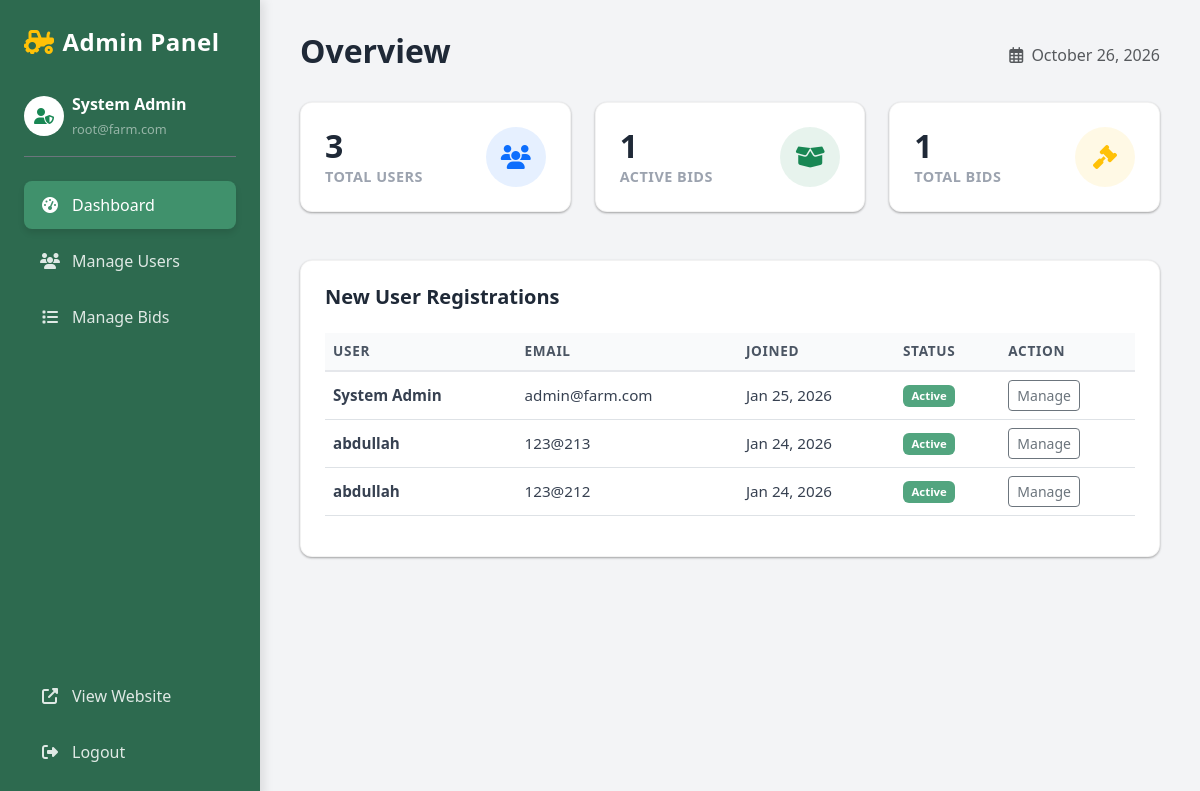
Page /php/admin/dashboard.php (signed in) on the committed database.
### tables this page shows
CREATE TABLE `users` (
  `user_id` int(11) NOT NULL,
  `full_name` varchar(100) NOT NULL,
  `cnic` varchar(15) NOT NULL,
  `email` varchar(100) NOT NULL,
  `phone` varchar(20) NOT NULL,
  `password_hash` varchar(255) NOT NULL,
  `role` enum('admin','farmer','buyer') NOT NULL DEFAULT 'buyer',
  `status` enum('active','blocked') NOT NULL DEFAULT 'active',
  `address` text NOT NULL,
  `city` varchar(50) NOT NULL,
  `country` varchar(50) NOT NULL,
  `created_at` timestamp NOT NULL DEFAULT current_timestamp()
);

### php/admin/dashboard.php (the view, shortened to what this page needs)
<?php
require_once '../config/db_connect.php';
$userCount = 0;
$userQuery = "SELECT COUNT(*) as count FROM users";
if ($result = $conn->query($userQuery)) {
    $userCount = $result->fetch_assoc()['count'];
}
$bidCount = 0;
$bidQuery = "SELECT COUNT(*) as count FROM bids";
if ($conn->query($bidQuery)) {
    if ($result = $conn->query($bidQuery)) {
        $bidCount = $result->fetch_assoc()['count'];
    }
}
$recentUsers = [];
$recentQuery = "SELECT full_name, email, created_at, status FROM users ORDER BY created_at DESC LIMIT 5";
if ($result = $conn->query($recentQuery)) {
    while($row = $result->fetch_assoc()) {
        $recentUsers[] = $row;
    }
}
?>
<!DOCTYPE html>
<html lang="en">
<head>
    <link rel="stylesheet" href="../../css/bootstrap/bootstrap.min.css">
    <link rel="stylesheet" href="https://cdnjs.cloudflare.com/ajax/libs/font-awesome/6.4.0/css/all.min.css">
    <link rel="stylesheet" href="../../css/admin.css">
</head>
<body class="admin-body">
    <div class="admin-sidebar">
        <div class="admin-brand">
            <i class="fas fa-tractor text-warning"></i>
            <span class="ms-2">Admin Panel</span>
        </div>
        <div class="admin-profile mb-4 pb-3 border-bottom border-secondary">
            <div class="d-flex align-items-center gap-2">
                <div class="bg-white text-success rounded-circle d-flex align-items-center justify-content-center" style="width: 40px; height: 40px;">
                    <i class="fas fa-user-shield"></i>
                </div>
                <div>
                    <div class="fw-bold fs-6">System Admin</div>
                    <small class="text-white-50" style="font-size: 0.8rem;">root@farm.com</small>
                </div>
            </div>
        </div>
        <nav class="admin-nav">
            <a href="dashboard.php" class="admin-nav-link active">
                <i class="fas fa-tachometer-alt"></i> Dashboard
            </a>
            <a href="users.php" class="admin-nav-link">
                <i class="fas fa-users"></i> Manage Users
            </a>
            <a href="bids.php" class="admin-nav-link">
                <i class="fas fa-list"></i> Manage Bids
            </a>
            <a href="../../index.php" class="admin-nav-link mt-auto">
                <i class="fas fa-external-link-alt"></i> View Website
            </a>
            <a href="../auth/logout.php" class="admin-nav-link text-bs-white">
                <i class="fas fa-sign-out-alt"></i> Logout
            </a>
        </nav>
    </div>
    <main class="admin-main">
        <div class="d-flex justify-content-between align-items-center mb-4">
            <h2>Overview</h2>
            <span class="text-muted"><i class="far fa-calendar-alt me-1"></i> <?php echo date("F j, Y"); ?></span>
        </div>
        <div class="row g-4 mb-5">
            <div class="col-md-4">
                <div class="stat-card">
                    <div class="stat-info">
                        <h3><?php echo $userCount; ?></h3>
                        <p>Total Users</p>
                    </div>
                    <div class="stat-icon-bg bg-primary bg-opacity-10 text-primary">
                        <i class="fas fa-users"></i>
                    </div>
                </div>
            </div>
            <div class="col-md-4">
                <div class="stat-card">
                    <div class="stat-info">
                        <h3><?php echo $bidCount; ?></h3>
                        <p>Active Bids</p>
                    </div>
                    <div class="stat-icon-bg bg-success bg-opacity-10 text-success">
                        <i class="fas fa-box-open"></i>
                    </div>
                </div>
            </div>
            <div class="col-md-4">
                <div class="stat-card">
                    <div class="stat-info">
                        <h3><?php echo $bidCount; ?></h3>
                        <p>Total Bids</p>
                    </div>
                    <div class="stat-icon-bg bg-warning bg-opacity-10 text-warning">
                        <i class="fas fa-gavel"></i>
                    </div>
                </div>
            </div>
        </div>
        <div class="row">
            <div class="col-12">
                <div class="admin-table-card">
                    <h5 class="card-title mb-4">New User Registrations</h5>
                    <div class="table-responsive">
                        <table class="table table-hover align-middle">
                            <thead class="table-light">
                                <tr>
                                    <th>User</th>
                                    <th>Email</th>
                                    <th>Joined</th>
                                    <th>Status</th>
                                    <th>Action</th>
                                </tr>
                            </thead>
                            <tbody>
                                <?php if (count($recentUsers) > 0): ?>
                                    <?php foreach($recentUsers as $u): ?>
                                    <tr>
                                        <td class="fw-bold"><?php echo htmlspecialchars($u['full_name']); ?></td>
                                        <td><?php echo htmlspecialchars($u['email']); ?></td>
                                        <td><?php echo date("M d, Y", strtotime($u['created_at'])); ?></td>
                                        <td>
                                            <?php if($u['status'] == 'active'): ?>
                                                <span class="badge bg-success bg-opacity-75">Active</span>
                                            <?php else: ?>
                                                <span class="badge bg-danger">Blocked</span>
                                            <?php endif; ?>
                                        </td>
                                        <td>
                                            <a href="users.php" class="btn btn-sm btn-outline-secondary">Manage</a>
                                        </td>
                                    </tr>
                                    <?php endforeach; ?>
                                <?php else: ?>
                                    <tr><td colspan="5" class="text-center py-3">No users found</td></tr>
                                <?php endif; ?>
                            </tbody>
                        </table>
                    </div>
                </div>
            </div>
        </div>
    </main>
</body>
</html>

### css/admin.css (style rules this page uses)
:root { --admin-sidebar-width: 260px; --primary-green: #2d6a4f; --accent-green: #40916c; --light-bg: #f3f4f6; --text-dark: #1f2937; --text-light: #9ca3af; --white: #ffffff; --shadow-sm: 0 1px 3px rgba(0,0,0,0.12), 0 1px 2px rgba(0,0,0,0.24); --shadow-md: 0 4px 6px -1px rgba(0,0,0,0.1), 0 2px 4px -1px rgba(0,0,0,0.06); }
body.admin-body { background-color: var(--light-bg); min-height: 100vh; font-family: 'Segoe UI', Tahoma, Geneva, Verdana, sans-serif; overflow-x: hidden; }
.admin-sidebar { width: var(--admin-sidebar-width); height: 100vh; background: var(--primary-green); color: var(--white); position: fixed; left: 0; top: 0; padding: 1.5rem; display: flex; flex-direction: column; z-index: 1000; box-shadow: 4px 0 10px rgba(0,0,0,0.1); }
.admin-brand { font-size: 1.5rem; font-weight: 700; margin-bottom: 2rem; display: flex; align-items: center; color: var(--white); text-decoration: none; letter-spacing: 0.5px; }
.admin-profile { margin-bottom: 2rem; }
.admin-nav { display: flex; flex-direction: column; gap: 0.5rem; flex-grow: 1; }
.admin-nav-link { display: flex; align-items: center; gap: 12px; padding: 12px 16px; color: rgba(255, 255, 255, 0.85); text-decoration: none; border-radius: 8px; transition: all 0.3s ease; font-weight: 500; }
.admin-nav-link.active { background-color: var(--accent-green); color: var(--white); box-shadow: 0 4px 6px rgba(0,0,0,0.1); }
.admin-nav-link i { width: 20px; text-align: center; }
.admin-main { margin-left: var(--admin-sidebar-width); width: calc(100% - var(--admin-sidebar-width)); padding: 2rem 2.5rem; min-height: 100vh; }
.admin-main h2 { color: var(--text-dark); font-weight: 700; margin-bottom: 0.5rem; }
.stat-card { background: var(--white); border-radius: 12px; padding: 1.5rem; box-shadow: var(--shadow-sm); display: flex; align-items: center; justify-content: space-between; transition: transform 0.2s ease, box-shadow 0.2s ease; border: 1px solid rgba(0,0,0,0.05); }
.stat-info h3 { font-size: 2rem; font-weight: 700; margin: 0; color: var(--text-dark); line-height: 1.2; }
.stat-info p { margin: 0; color: var(--text-light); font-size: 0.9rem; text-transform: uppercase; letter-spacing: 0.5px; font-weight: 600; }
.stat-icon-bg { width: 60px; height: 60px; border-radius: 12px; display: flex; align-items: center; justify-content: center; font-size: 1.75rem; }
.admin-table-card { background: var(--white); border-radius: 12px; padding: 1.5rem; box-shadow: var(--shadow-sm); border: 1px solid rgba(0,0,0,0.05); }
.admin-table-card h4, .admin-table-card h5 { color: var(--text-dark); font-weight: 600; margin-bottom: 1.5rem; }
.table thead th { background-color: #f9fafb; color: #4b5563; font-weight: 600; font-size: 0.85rem; text-transform: uppercase; letter-spacing: 0.05em; border-bottom: 2px solid #e5e7eb; }
.table tbody td { vertical-align: middle; color: #374151; font-size: 0.95rem; }
.badge { padding: 0.5em 0.75em; font-weight: 600; border-radius: 6px; }

### php/admin/dashboard.php (style rules this page uses)
.stat-icon-bg { width: 60px; height: 60px; border-radius: 50%; display: flex; align-items: center; justify-content: center; font-size: 1.5rem; }

### rows in the picture
users: full_name "System Admin", email "admin@farm.com", created_at "Jan 25, 2026", status "Active"
users: full_name "abdullah", email "123@213", created_at "Jan 24, 2026", status "Active"
users: full_name "abdullah", email "123@212", created_at "Jan 24, 2026", status "Active"

### other values in the picture
$userCount "3"
$bidCount "1"
